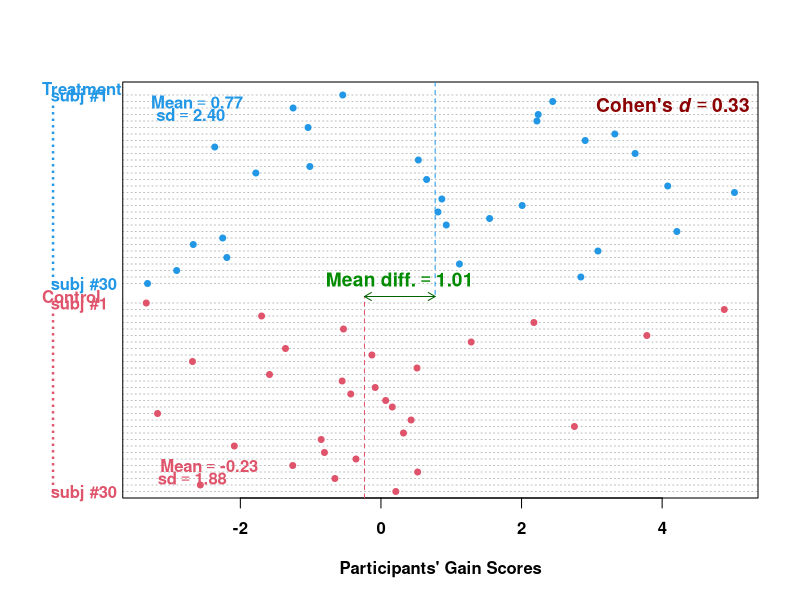

The R source for this figure:
ttest = function(n1 = 5, n2 = 5, 
                 min.score = 0, 
                 max.score = 25, 
                 paired = FALSE,
                 subjects = TRUE,
                 descriptives = TRUE,
                 correlation = .5,
                 effect.size = 1,
                 ...
){

decimal <- function(x, k){
if(is.character(x)){ x 
  }else{
format(round(x, k), nsmall = k, scientific =
ifelse(x >= 1e5 || x <= -1e5 || x <= 1e-5 & x >= -1e-5, TRUE, FALSE) )
  }
}  

if(min.score >= max.score){
  stop("\n\tYour \"min.score\" must be smaller than your \"max.score\".")  }

if(n1 != n2){ 
  warning(message("\n\tIn a paired design, Your \"n1\" must be equal to your \"n2\".\n")) ; n2 = n1 }

beta = qnorm(c(1e-10, .9999999999))
q = c(min.score, max.score)

mu.sigma = solve(cbind(1L, beta), q)

mean = mu.sigma[[1]]
sd = mu.sigma[[2]]

coeff = effect.size*sd

aa = mean + .5*mean
bb = mean + .3*mean
cc = aa - coeff

mean.g2 = min(bb, cc)
mean.g1 = mean.g2 + coeff

TRUE.d = (mean.g1 - mean.g2) / sd      

cor.pop = correlation

mu <- c(0, 0)
cov.pop <- matrix(c(1, cor.pop, cor.pop, 1), nrow = 2)

if(!require(MASS)) install.packages("MASS")
library(MASS)
mvnorm.mat <- mvrnorm(n1, Sigma = cov.pop, mu = mu)

a <- mvnorm.mat[ , 1] * sd + mean.g1
b <- mvnorm.mat[ , 2] * sd + mean.g2

y1 = c(a - b)

mvnorm.mat <- mvrnorm(n1, Sigma = cov.pop, mu = mu)

a <- mvnorm.mat[ , 1] * sd + mean.g2
b <- mvnorm.mat[ , 2] * sd + mean.g2

y2 = c(a - b)
  
y = c(y1, y2)

groups = factor(rep(1:2, c(n1, n2)), labels = c("Treatment", "Control"))

mean.g1 = mean(y[groups == "Treatment"])  
mean.g2 = mean(y[groups == "Control"])    

sd.g1 = sd(y[groups == "Treatment"])
sd.g2 = sd(y[groups == "Control"])

groups.for.t = factor(rep(1:2, c(n1, n2)))

test = t.test(y ~ groups.for.t, var.equal = TRUE)

t.value = unname(test$statistic) ; p.value = test$p.value

Cohend = t.value / sqrt(n1) 

lab1 = if(n1 < 10 || n2 < 10) paste0("subj #", rev(1L:n1)) else c(paste0("subj #", rev(n1)[1]), paste0(rep(".", n1 - 2)), paste0("subj #", 1L))
lab2 = if(n1 < 10 || n2 < 10) paste0("subj #", rev(1L:n2)) else c(paste0("subj #", rev(n2)[1]), paste0(rep(".", n2 - 2)), paste0("subj #", 1L))

original.par = par(no.readonly = TRUE)
on.exit(par(original.par))

if(subjects) {
  
par(font.lab = 2, xaxt = "n", ...)
dotchart(y, groups = groups, color = c(4, 2)[groups], 
         font = 2, pch = 19, gcolor = c(4, 2), xlab = "Participants' Gain Scores",
         pt.cex = ifelse(n1 <= 20 || n2 <= 20, 1.5, .8), labels = c(lab1, lab2), main = NA,
         cex.main = 2)  
} else {
  
par(font.lab = 2, xaxt = "n", ...)
dotchart(y, groups = groups, color = c(4, 2)[groups], 
         font = 2, pch = 19, gcolor = c(4, 2), xlab = "Participants' Gain Scores",
         pt.cex = ifelse(n1 <= 20 || n2 <= 20, 1.5, .8), labels = NA, main = NA)
}
par(xaxt = "s") ; axis(1, font = 2)

gpos = rev(cumsum(rev(tapply(groups, groups, length)) + 2) - 1)

pars = par("usr")  

segments( c(mean.g2, mean.g1), c(pars[3], pars[4]), c(mean.g2, mean.g1), rep( gpos[[2]], 2), lty = 2,
          col = c(2, 4) )

arrows(mean.g2, gpos[[2]], mean.g1, gpos[[2]], code = 3, length = .08, col = "darkgreen")

mean.diff = mean.g1 - mean.g2

text((mean.g1+mean.g2)/2, gpos[[2]], bquote(bold("Mean diff." == .(decimal((mean.diff), 2)))), font = 2, pos = 3, col = "green4", cex = 1.15 )

legend("topright", legend = bquote(bold("Cohen's"~ bolditalic(d) == .(decimal(Cohend, 2)) )), bty = "n", text.col = "red4", cex = 1.15, bg = NA)

if(descriptives) {
  
legend("topleft", legend = bquote(bold(Mean == .(decimal(mean.g1, 2)))), text.col = 4, bty = "n", bg = NA)
  
legend("topleft", legend = bquote(bold(sd == .(decimal(sd.g1, 2)))), text.col = 4, bty = "n", bg = NA,
       inset = .03, adj =  c(.2, 0.5) )
  
legend("bottomleft", legend = bquote(bold(Mean == .(decimal(mean.g2, 2)))), text.col = 2, bty = "n", bg = NA, 
         inset = .03, adj = .1)
legend("bottomleft", legend = bquote(bold(sd == .(decimal(sd.g2, 2)))), text.col = 2, bty = "n", bg = NA,
         adj =  c(-.1, 0.5))
}
m = matrix(c("R", "R", "O1", "O3", "T", "", "O2", "O4", "->", "->", "O2 - O1", "O4 - O3", "->", "->", "GainT", "GainC"), nrow = 2)
dimnames(m) = list("THE PRE-POST CONTROL DESIGN:" = c("", ""), c(rep("", 8)))
show(noquote(m))
}
# Example of use:
ttest(n1 = 30, n2 = 30, effect.size = .5)
